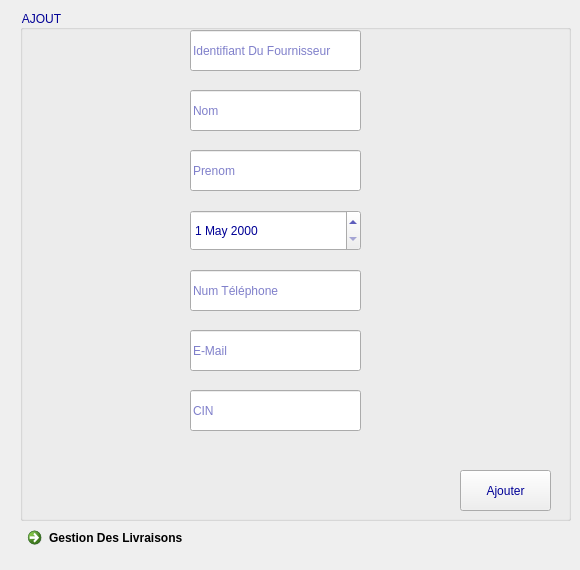
       <widget class="QWidget" name="tab_ajouterFour">
        <attribute name="icon">
         <iconset>
          <normaloff>../../add.png</normaloff>../../add.png</iconset>
        </attribute>
        <attribute name="title">
         <string>AJOUTER</string>
        </attribute>
        <widget class="QGroupBox" name="ajout_container">
         <property name="geometry">
          <rect>
           <x>20</x>
           <y>10</y>
           <width>551</width>
           <height>511</height>
          </rect>
         </property>
         <property name="styleSheet">
          <string notr="true">color: rgb(0, 0, 150);
font: 87 6pt &quot;Arial Black&quot;;
</string>
         </property>
         <property name="title">
          <string>AJOUT</string>
         </property>
         <widget class="QLineEdit" name="lineEdit_idFour">
          <property name="geometry">
           <rect>
            <x>170</x>
            <y>20</y>
            <width>171</width>
            <height>41</height>
           </rect>
          </property>
          <property name="styleSheet">
           <string notr="true">/*QLineEdit
{
border:2px solid rgb(194, 59, 36);
border-radius:20px;
color:#FFF;
padding-left :20px;
padding-right :20px;
background-color:rgb(0, 0, 150) ;

}
QLineEdit:hover
{
border: 2px solid rgb(0,0,0);
background-color:rgb(200, 200, 200) ;
}
QLineEdit:focus
{
border:2px solid rgb(0,0,0);
background-color: rgb(121, 121, 121);
}</string>
          </property>
          <property name="text">
           <string/>
          </property>
          <property name="placeholderText">
           <string>Identifiant Du Fournisseur</string>
          </property>
         </widget>
         <widget class="QPushButton" name="ajouterFour">
          <property name="geometry">
           <rect>
            <x>440</x>
            <y>460</y>
            <width>91</width>
            <height>41</height>
           </rect>
          </property>
          <property name="styleSheet">
           <string notr="true">/*QPushButton
{border-width:3px;
border-radius:20px;
border-color:yellow;
border-style:outset;
color:rgb(194, 59, 36);
	font: 9pt &quot;Arial Black&quot;;
}</string>
          </property>
          <property name="text">
           <string>Ajouter</string>
          </property>
         </widget>
         <widget class="QLineEdit" name="lineEdit_cinPerso">
          <property name="geometry">
           <rect>
            <x>170</x>
            <y>380</y>
            <width>171</width>
            <height>41</height>
           </rect>
          </property>
          <property name="styleSheet">
           <string notr="true">/*QLineEdit
{
border:2px solid rgb(194, 59, 36);
border-radius:20px;
color:#FFF;
padding-left :65px;
padding-right :65px;
background-color:rgb(0, 0, 150) ;

}
QLineEdit:hover
{
border: 2px solid rgb(0,0,0);
background-color:rgb(200, 200, 200) ;
}
QLineEdit:focus
{
border:2px solid rgb(0,0,0);
background-color: rgb(121, 121, 121);
}</string>
          </property>
          <property name="text">
           <string/>
          </property>
          <property name="maxLength">
           <number>32766</number>
          </property>
          <property name="placeholderText">
           <string>CIN</string>
          </property>
         </widget>
         <widget class="QLineEdit" name="lineEdit_emailFour">
          <property name="geometry">
           <rect>
            <x>170</x>
            <y>320</y>
            <width>171</width>
            <height>41</height>
           </rect>
          </property>
          <property name="styleSheet">
           <string notr="true">/*QLineEdit
{
border:2px solid rgb(194, 59, 36);
border-radius:20px;
color:#FFF;
padding-left :60px;
padding-right :60px;
background-color:rgb(0, 0, 150) ;

}
QLineEdit:hover
{
border: 2px solid rgb(0,0,0);
background-color:rgb(200, 200, 200) ;
}
QLineEdit:focus
{
border:2px solid rgb(0,0,0);
background-color: rgb(121, 121, 121);
}</string>
          </property>
          <property name="text">
           <string/>
          </property>
          <property name="placeholderText">
           <string>E-Mail</string>
          </property>
         </widget>
         <widget class="QLineEdit" name="lineEdit_nom">
          <property name="geometry">
           <rect>
            <x>170</x>
            <y>80</y>
            <width>171</width>
            <height>41</height>
           </rect>
          </property>
          <property name="styleSheet">
           <string notr="true">/*QLineEdit
{
border:2px solid rgb(194, 59, 36);
border-radius:20px;
color:#FFF;
padding-left :70px;
padding-right :70px;
background-color:rgb(0, 0, 150) ;

}
QLineEdit:hover
{
border: 2px solid rgb(0,0,0);
background-color:rgb(200, 200, 200) ;
}
QLineEdit:focus
{
border:2px solid rgb(0,0,0);
background-color: rgb(121, 121, 121);
}</string>
          </property>
          <property name="text">
           <string/>
          </property>
          <property name="placeholderText">
           <string>Nom</string>
          </property>
         </widget>
         <widget class="QLineEdit" name="lineEdit_numTel">
          <property name="geometry">
           <rect>
            <x>170</x>
            <y>260</y>
            <width>171</width>
            <height>41</height>
           </rect>
          </property>
          <property name="styleSheet">
           <string notr="true">/*QLineEdit
{
border:2px solid rgb(194, 59, 36);
border-radius:20px;
color:#FFF;
padding-left :50px;
padding-right :45px;
background-color:rgb(0, 0, 150) ;

}
QLineEdit:hover
{
border: 2px solid rgb(0,0,0);
background-color:rgb(200, 200, 200) ;
}
QLineEdit:focus
{
border:2px solid rgb(0,0,0);
background-color: rgb(121, 121, 121);
}</string>
          </property>
          <property name="text">
           <string/>
          </property>
          <property name="placeholderText">
           <string>Num Téléphone</string>
          </property>
         </widget>
         <widget class="QLineEdit" name="lineEdit_prenom">
          <property name="geometry">
           <rect>
            <x>170</x>
            <y>140</y>
            <width>171</width>
            <height>41</height>
           </rect>
          </property>
          <property name="styleSheet">
           <string notr="true">/*QLineEdit
{
border:2px solid rgb(194, 59, 36);
border-radius:20px;
color:#FFF;
padding-left :65px;
padding-right :65px;
background-color:rgb(0, 0, 150) ;

}
QLineEdit:hover
{
border: 2px solid rgb(0,0,0);
background-color:rgb(200, 200, 200) ;
}
QLineEdit:focus
{
border:2px solid rgb(0,0,0);
background-color: rgb(121, 121, 121);
}</string>
          </property>
          <property name="text">
           <string/>
          </property>
          <property name="placeholderText">
           <string>Prenom</string>
          </property>
         </widget>
         <widget class="QDateEdit" name="dateEdit_dateFour">
          <property name="geometry">
           <rect>
            <x>170</x>
            <y>200</y>
            <width>171</width>
            <height>41</height>
           </rect>
          </property>
          <property name="styleSheet">
           <string notr="true">/*QDateEdit
{
	
	border:2px solid rgb(194, 59, 36);
	background-color: rgb(0, 0, 150);
	color: rgb(255, 255, 255);
border-radius:20px;
padding-left :50px;
padding-right :40px;
}
QDateEdit:hover
{
border: 2px solid rgb(0,0,0);
background-color:rgb(200, 200, 200) ;
}
QDateEdit:focus
{
border:2px solid rgb(0,0,0);
background-color: rgb(121, 121, 121);
}</string>
          </property>
          <property name="specialValueText">
           <string/>
          </property>
          <property name="dateTime">
           <datetime>
            <hour>0</hour>
            <minute>0</minute>
            <second>0</second>
            <year>2000</year>
            <month>5</month>
            <day>1</day>
           </datetime>
          </property>
         </widget>
        </widget>
        <widget class="QCommandLinkButton" name="goToLiv">
         <property name="geometry">
          <rect>
           <x>20</x>
           <y>520</y>
           <width>201</width>
           <height>41</height>
          </rect>
         </property>
         <property name="styleSheet">
          <string notr="true">/*color: rgb(0, 120, 215);</string>
         </property>
         <property name="text">
          <string>Gestion Des Livraisons</string>
         </property>
        </widget>
       </widget>
